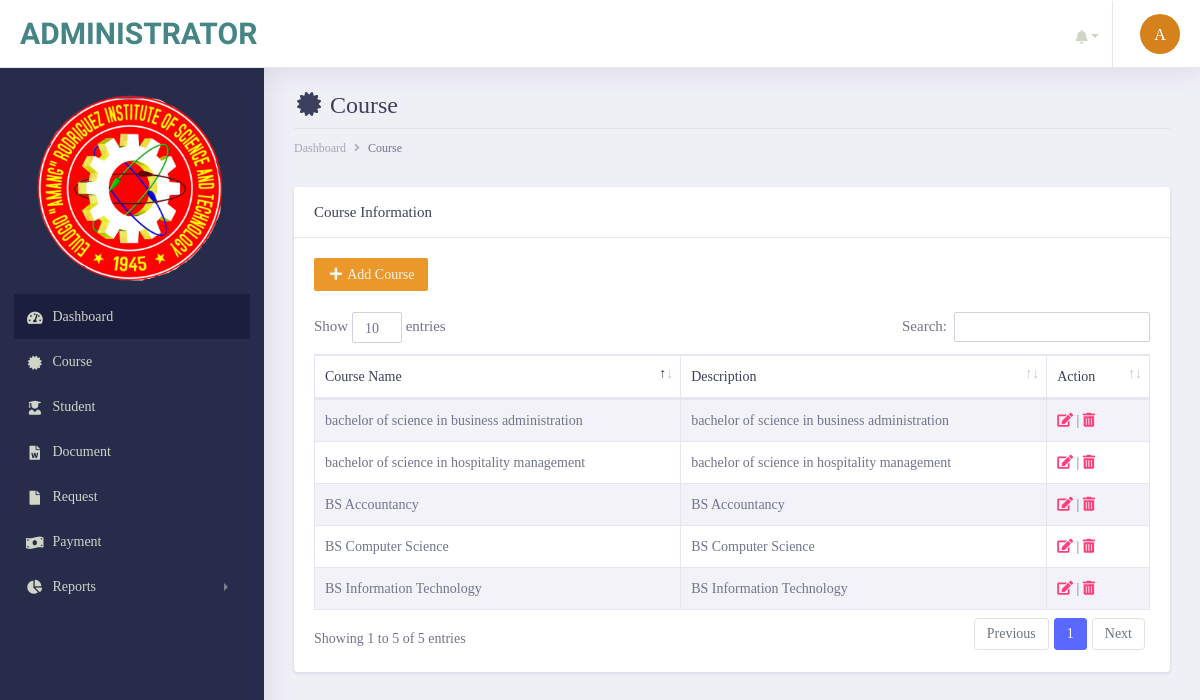
/admin/documents/course.php (signed in), run on an earlier commit of the app's database.
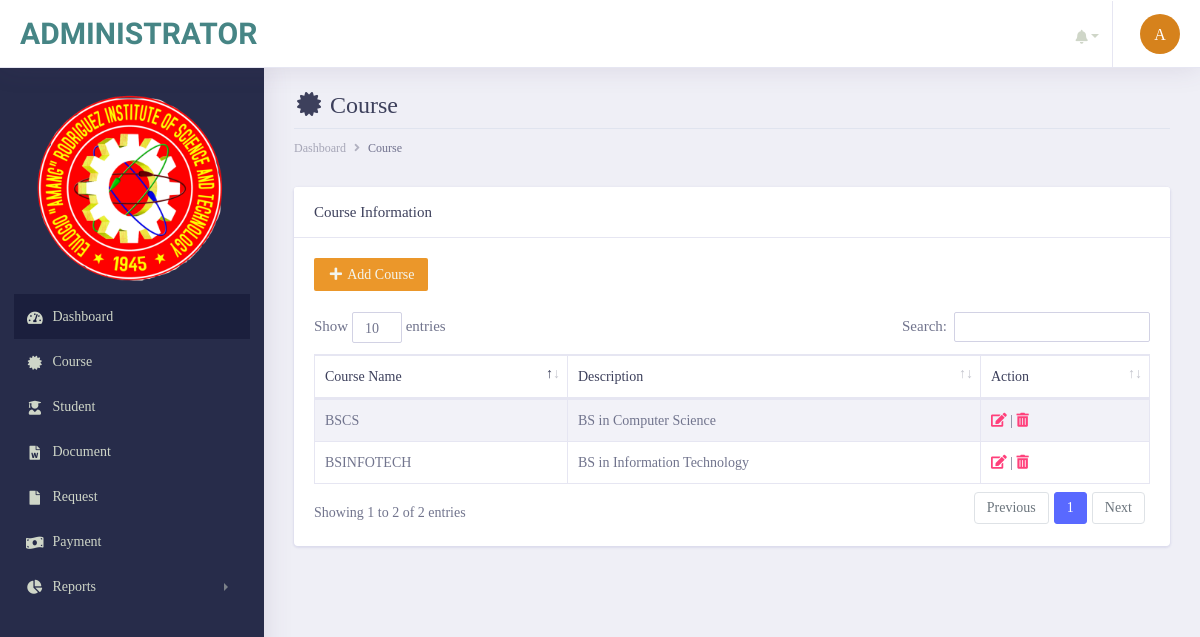
And on a later commit of the database.
### tables this page shows
CREATE TABLE `tbl_course` (
  `course_id` int(11) NOT NULL,
  `course_name` varchar(255) NOT NULL,
  `course_decription` varchar(255) NOT NULL,
  `date_created` datetime NOT NULL DEFAULT current_timestamp()
);

### admin/init/model/class_model.php (called while the page is built, shortened)
<?php
	class class_model{
		public $host = db_host;
		public $user = db_user;
		public $pass = db_pass;
		public $dbname = db_name;
		public $conn;
		private function connect(){
			$this->conn = new mysqli($this->host, $this->user, $this->pass, $this->dbname);
		}
	    public function fetchAll_course(){
            $sql = "SELECT * FROM tbl_course";
				$stmt = $this->conn->prepare($sql);
				$stmt->execute();
				$result = $stmt->get_result();
		        $data = array();
		         while ($row = $result->fetch_assoc()) {
		                   $data[] = $row;
		            }
		         return $data;
		  }
	}
?>

### admin/documents/course.php (the view, shortened to what this page needs)
       <?php include('main_header/header.php');?>
         <?php include('left_sidebar/sidebar.php');?>
        <div class="dashboard-wrapper">
            <div class="container-fluid  dashboard-content">
                <div class="row">
                    <div class="col-xl-12 col-lg-12 col-md-12 col-sm-12 col-12">
                        <div class="page-header">
                             <h2 class="pageheader-title"><i class="fa fa-fw fa-certificate"></i> Course </h2>
                            <div class="page-breadcrumb">
                                <nav aria-label="breadcrumb">
                                    <ol class="breadcrumb">
                                        <li class="breadcrumb-item"><a href="#" class="breadcrumb-link">Dashboard</a></li>
                                        <li class="breadcrumb-item active" aria-current="page">Course</li>
                                    </ol>
                                </nav>
                            </div>
                        </div>
                    </div>
                </div>
                    <div class="row">
                        <div class="col-xl-12 col-lg-12 col-md-12 col-sm-12 col-12">
                            <div class="card">
                                <h5 class="card-header">Course Information</h5>
                                <div class="card-body">
                                    <div class="table-responsive">
                                        <a href="add-course.php" class="btn btn-sm" style="background-color:rgb(235, 151, 42) !important;
                                        color: rgb(243, 245, 238) !important;"><i class="fa fa-fw fa-plus"></i> Add Course</a><br><br>
                                        <table class="table table-striped table-bordered first">
                                            <thead>
                                                <tr>
                                                    <th scope="col">Course Name</th>
                                                    <th scope="col">Description</th>
                                                    <th scope="col">Action</th>
                                                </tr>
                                            </thead>
                                            <tbody>
                                              <?php
                                                $conn = new class_model();
                                                $course = $conn->fetchAll_course();
                                               ?>
                                               <?php foreach ($course as $row) { ?>
                                                <tr>
                                                    <td><?= $row['course_name']; ?></td>
                                                    <td><?= $row['course_decription']; ?></td>
                                                    <td class="align-right">
                                                        <a href="edit-course.php?course=<?= $row['course_id']; ?>&course-name=<?php echo $row['course_name']; ?>" class="text-secondary font-weight-bold text-xs" data-toggle="tooltip" data-original-title="Edit user">
                                                          <i class="fa fa-edit"></i>
                                                        </a> |
                                                        <a href="javascript:;" data-id="<?= $row['course_id']; ?>" class="text-secondary font-weight-bold text-xs delete" data-toggle="tooltip" data-original-title="Edit user">
                                                          <i class="fa fa-trash-alt"></i>
                                                        </a>
                                                      </td>
                                                </tr>
                                             <?php }?>
                                            </tbody>
                                        </table>
                                    </div>
                                </div>
                            </div>
                        </div>
                    </div>
            </div>
        </div>
    </div>
</body>
</html>

### admin/documents/main_header/header.php (shortened to what this page needs)
<?php
  include('../init/model/class_model.php');
?>
<!doctype html>
<html lang="en">
<head>
    <link rel="stylesheet" href="../assets/vendor/bootstrap/css/bootstrap.min.css">
    <link rel="stylesheet" href="../assets/libs/css/style.css">
    <link rel="stylesheet" href="../assets/vendor/fontawesome-free/css/all.min.css">
    <link rel="stylesheet" type="text/css" href="../assets/vendor/datatables/css/dataTables.bootstrap4.css">
    <link rel="stylesheet" type="text/css" href="../assets/vendor/datatables/css/buttons.bootstrap4.css">
    <link rel="stylesheet" type="text/css" href="../assets/vendor/datatables/css/select.bootstrap4.css">
    <link rel="stylesheet" type="text/css" href="../assets/vendor/datatables/css/fixedHeader.bootstrap4.css">
</head>
<body>
    <div class="dashboard-main-wrapper">
        <div class="dashboard-header">
            <nav class="navbar navbar-expand-lg bg-white fixed-top">
                <a class="navbar-brand" href="index.php">
                    <p class="titleito">ADMINISTRATOR</p></a>
                <div class="collapse navbar-collapse " id="navbarSupportedContent">
                    <ul class="navbar-nav ml-auto navbar-right-top">
                         <li class="nav-item dropdown">
                            <a class="nav-link nav-user-img" href="#" id="navbarDropdownMenuLink1" data-toggle="dropdown" aria-haspopup="true" aria-expanded="false">
                                <a href="#" class="dropdown-toggle" data-toggle="dropdown"><span class="badge badge-danger count"></span>&nbsp;<i class="fa fa-bell" style="color: black"></i></a>
                        </li>&nbsp;&nbsp;
                        <li class="nav-item dropdown nav-user">
                            <a class="nav-link nav-user-img" href="index.php" id="navbarDropdownMenuLink2" data-toggle="dropdown" aria-haspopup="true" aria-expanded="false"> <div id="profileImage"></div></a>
                        </li>
                    </ul>
                </div>
            </nav>
        </div>

### admin/documents/left_sidebar/sidebar.php (shortened to what this page needs)
<div class="nav-left-sidebar sidebar-dark" style="background-color: rgb(39, 44, 74);">
    <div class="menu-list">
        <nav class="navbar navbar-expand-lg navbar-light">
            <div class="collapse navbar-collapse" id="navbarNav">
                <ul class="navbar-nav flex-column">
                    <li class="nav-divider">
                        <a href="index.php"><img class="logo-img" src="../assets/images/earist_logo.png" alt="logo" width="200px" ></a>
                    </li>
                    <li class="nav-item ">
                        <a class="nav-link" href="index.php" style="background-color: rgb(27, 31, 61);"><i class="fa fa-fw fa-tachometer-alt"></i>Dashboard <span class="badge badge-success">6</span></a>
                    </li>
                    <li class="nav-item ">
                        <a class="nav-link" href="course.php"><i class="fa fa-fw fa-certificate"></i>Course <span class="badge badge-success">6</span></a>
                    </li>
                    <li class="nav-item ">
                        <a class="nav-link" href="student.php"><i class="fa fa-fw fa-user-graduate"></i>Student  <span class="badge badge-success">6</span></a>
                    </li>
                    <li class="nav-item ">
                        <a class="nav-link" href="document.php"><i class="fa fa-fw fa-file-word"></i>Document <span class="badge badge-success">6</span></a>
                    </li>
                    <li class="nav-item ">
                        <a class="nav-link" href="request.php"><i class="fa fa-fw fa-file"></i>Request <span class="badge badge-success">6</span></a>
                    </li>
                    <li class="nav-item ">
                        <a class="nav-link" href="payment.php"><i class="fa fa-fw fa-money-bill-wave"></i>Payment <span class="badge badge-success">6</span></a>
                    </li>
                    <li class="nav-item">
                        <a class="nav-link" href="#" data-toggle="collapse" aria-expanded="false" data-target="#submenu-8" aria-controls="submenu-8"><i class="fas fa-fw fa-chart-pie"></i>Reports</a>
                    </li><br>
                </ul>
            </div>
        </nav>
    </div>
</div>

### admin/documents/main_header/header.php (style rules this page uses)
ul.navbar-nav li a { color: rgb(207, 214, 200) !important; }
ul.navbar-nav li a i { color: rgb(207, 214, 200) !important; }
.navbar-brand { color: rgb(255, 55, 0) !important; }
#profileImage { width: 40px; height: 40px; border-radius: 50%; background:#d6821c; font-size: 16px; color: #fff; text-align: center; line-height: 41px; margin: 0px 0; }
.titleito { font-family: "Ubuntu", sans-serif; font-weight: 600; font-style: normal; text-align: center; size: 3em; color: #468585; font-size: 100%; }

What changed in the data, as far as the page shows it:
removed tbl_course: course_name "BS Computer Science", course_decription "BS Computer Science"
removed tbl_course: course_name "BS Information Technology", course_decription "BS Information Technology"
removed tbl_course: course_name "BS Accountancy", course_decription "BS Accountancy"
removed tbl_course: course_name "bachelor of science in business administration", course_decription "bachelor of science in business administration"
removed tbl_course: course_name "bachelor of science in hospitality management", course_decription "bachelor of science in hospitality management"
added tbl_course: course_name "BSINFOTECH", course_decription "BS in Information Technology"
added tbl_course: course_name "BSCS", course_decription "BS in Computer Science"
Also different on the page:
text written by a page script: "Show entries Search: Showing 1 to 5 of 5 entries Previous 1 Next" → "Show entries Search: Showing 1 to 2 of 2 entries Previous 1 Next"
